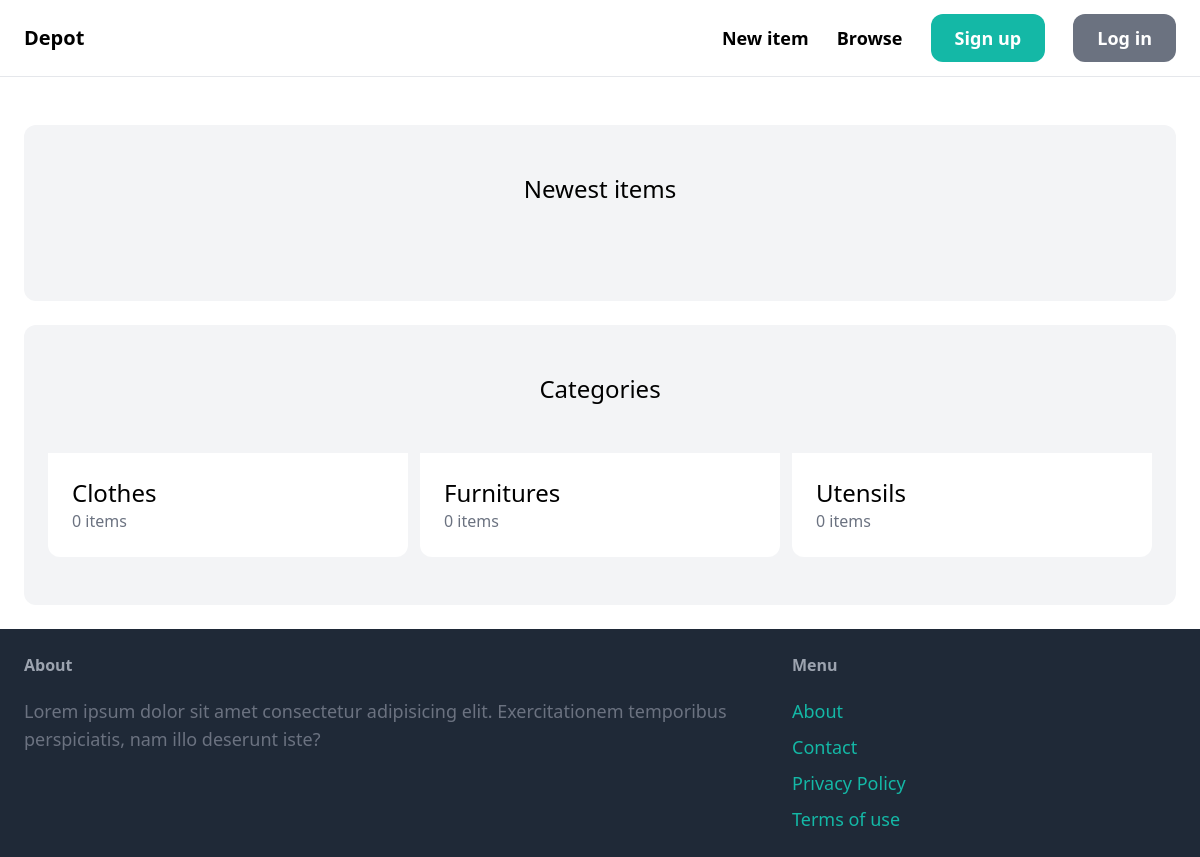
The app's page /, older data.
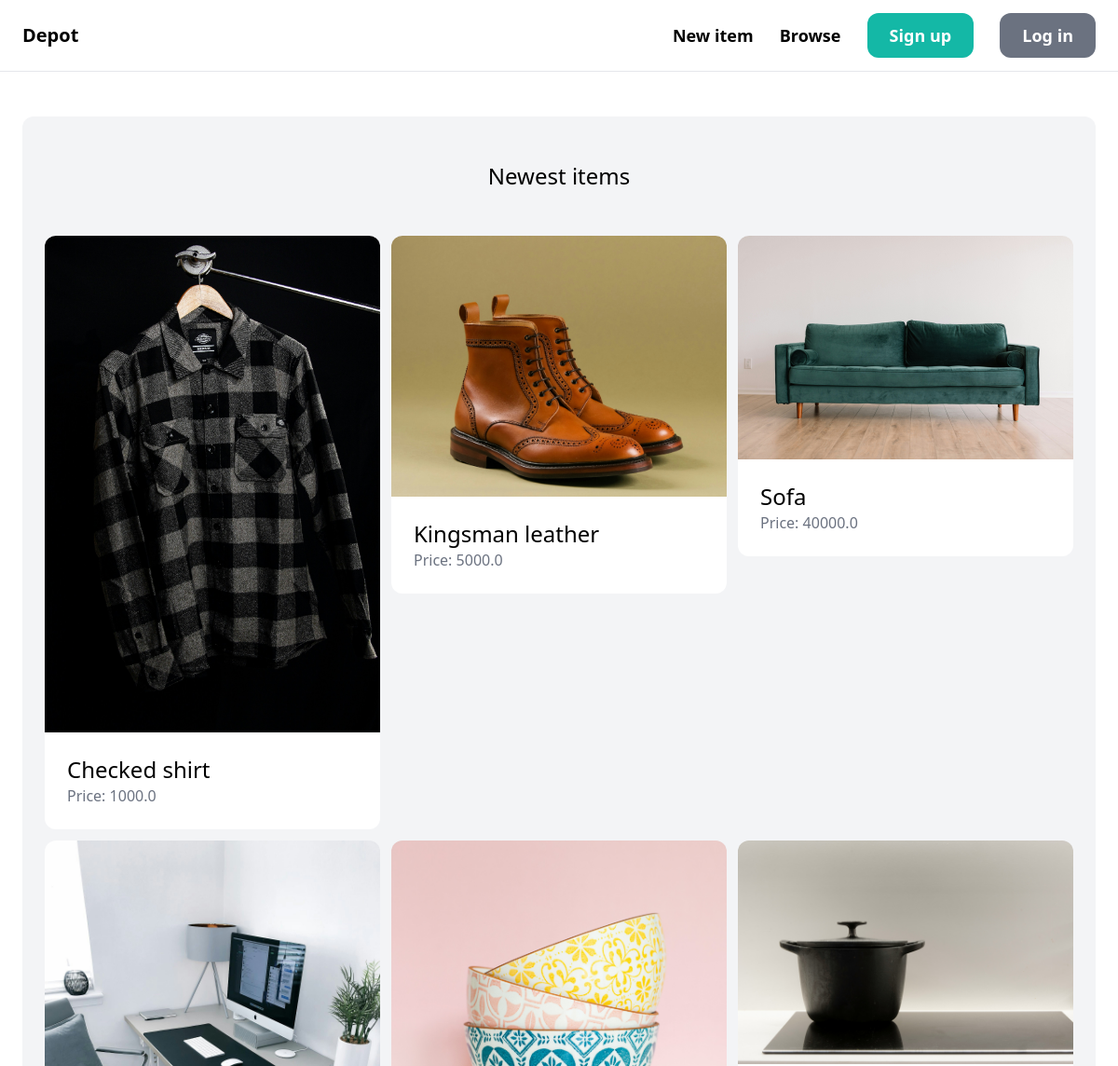
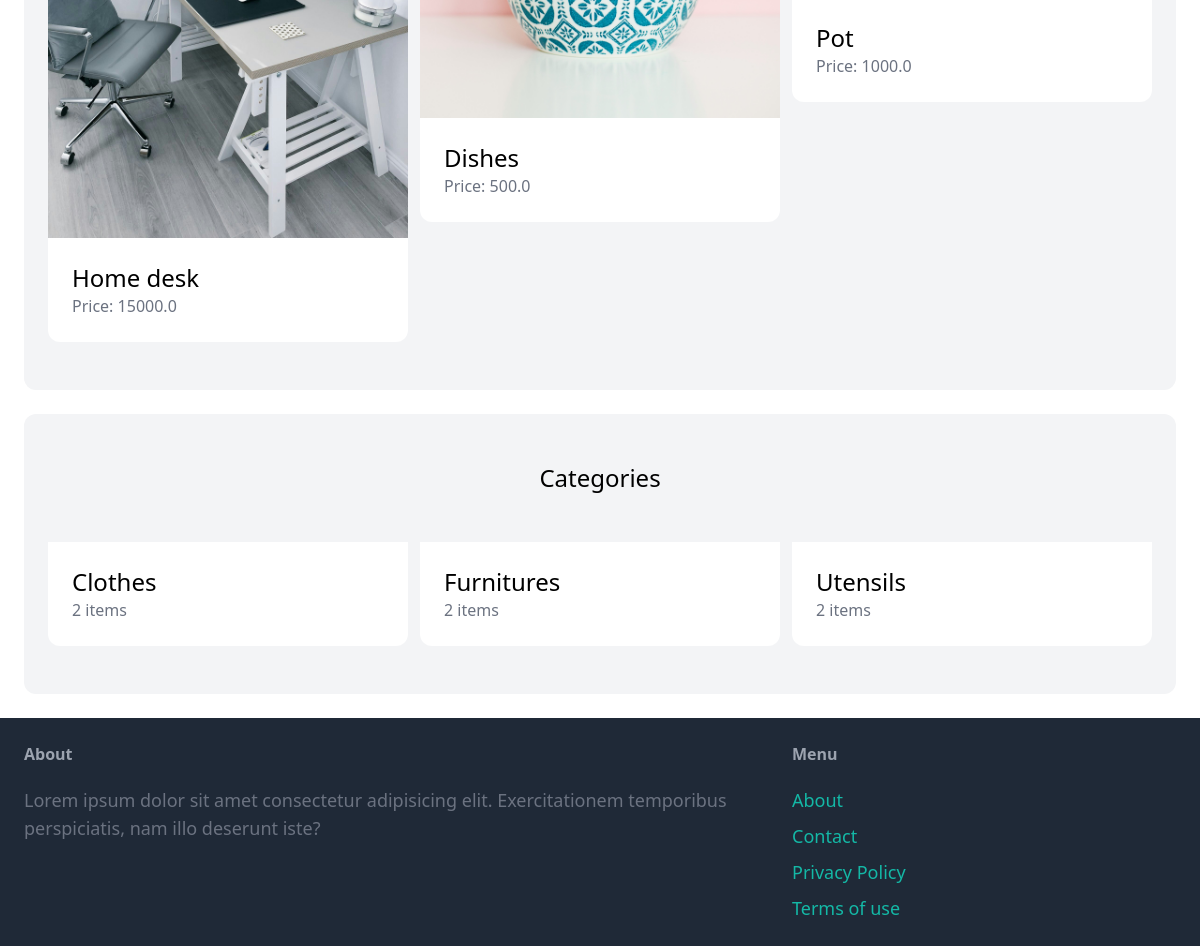
The same page, newer data (2 pictures, top to bottom).
### item/models.py (models this page shows, shortened)
class Category(models.Model):
    name = models.CharField(max_length=255)
    class Meta:
        ordering = ('name',)
        verbose_name_plural = "Categories"

class Item(models.Model):
    category = models.ForeignKey(Category, related_name='items', on_delete=models.CASCADE)
    name = models.CharField(max_length=255)
    description = models.TextField(blank=True, null=True)
    image = models.ImageField(upload_to='item_images', blank=True, null=True)
    price = models.FloatField()
    is_sold = models.BooleanField(default=False)
    created_by = models.ForeignKey(User, related_name='items', on_delete=models.CASCADE)
    created_at = models.DateTimeField(auto_now_add=True)

### core/views.py (the view)
# urls.py: path('', views.index, name='index'),
def index(request):
  items = Item.objects.filter(is_sold=False)[0:6]
  categories = Category.objects.all()
  return render(request, 'core/index.html', {
    'categories': categories,
    'items': items,
  })

### core/templates/core/index.html (shortened to what this page needs)
{% extends 'core/base.html' %}
{% block content %}
  <div class="mt-6 px-6 py-12 bg-gray-100 rounded-xl">
    <h2 class="mb-12 text-2xl text-center">Newest items</h2>
    <div class="grid grid-cols-3 gap-3">
      {% for item in items%}
        <div>
          <a href="{% url 'item:detail' item.id %}">
            <div>
              <img src="{{ item.image.url }}" class="rounded-t-xl">
            </div>
            <div class="p-6 bg-white rounded-b-xl">
              <h2 class="text-2xl">{{ item.name }}</h2>
              <p class="text-gray-500">Price: {{ item.price }}</p>
            </div>
          </a>
        </div>
      {% endfor %}
    </div>
  </div>
  <div class="mt-6 px-6 py-12 bg-gray-100 rounded-xl">
    <h2 class="mb-12 text-2xl text-center">Categories</h2>
    <div class="grid grid-cols-3 gap-3">
      {% for category in categories %}
      <div>
        <a href="">
          <div class="p-6 bg-white rounded-b-xl">
            <h2 class="text-2xl">{{ category.name }}</h2>
            <p class="text-gray-500">{{ category.items.count }} items</p>
          </div>
        </a>
      </div>
      {% endfor %}
    </div>
  </div>
{% endblock %}

### core/templates/core/base.html (shortened to what this page needs)
<!DOCTYPE html>
<html lang="en">
<head>
  <script src="https://cdn.tailwindcss.com"></script>
</head>
<body>
  <nav class="py-6 px-6 flex justify-between items-center border-b border-gray-200">
    <a href="/" class="text-xl font-semibold">Depot</a>
    <div class="space-x-6">
      <a href="{% url 'item:new' %}" class="text-lg font-semibold hover:text-gray-500">New item</a>
      <a href="#" class="text-lg font-semibold hover:text-gray-500">Browse</a>
      {% if request.user.is_authenticated %}
      <a href="" class="px-6 py-3 text-lg font-semibold bg-teal-500 text-white rounded-xl hover:bg-teal-700">Inbox</a>
      <a href="{% url 'dashboard:index' %}" class="px-6 py-3 text-lg font-semibold bg-gray-500 text-white rounded-xl hover:bg-gray-700">Dashboard</a>
      {% else %}
        <a href="{% url 'core:signup' %}" class="px-6 py-3 text-lg font-semibold bg-teal-500 text-white rounded-xl hover:bg-teal-700">Sign up</a>
        <a href="{% url 'core:login' %}" class="px-6 py-3 text-lg font-semibold bg-gray-500 text-white rounded-xl hover:bg-gray-700">Log in</a>
      {% endif %}
    </div>
  </nav>
  <div class="px-6 py-6">
    {% block content %}
    {% endblock %}
  </div>
  <footer class="py-6 px-6 flex justify-between bg-gray-800">
    <div class="w-2/3 pr-10">
      <h3 class="mb-5 font-semibold text-gray-400">About</h3>
      <p class="text-lg text-gray-500">Lorem ipsum dolor sit amet consectetur adipisicing elit. Exercitationem temporibus perspiciatis, nam illo deserunt iste?</p>
    </div>
    <div class="w-1/3">
      <h3 class="mb-5 font-semibold text-gray-400">Menu</h3>
      <ul class="space-y-2">
        <li><a href="#" class="text-lg text-teal-500 hover:text-teal-700">About</a></li>
        <li><a href="{% url 'core:contact' %}" class="text-lg text-teal-500 hover:text-teal-700">Contact</a></li>
        <li><a href="#" class="text-lg text-teal-500 hover:text-teal-700">Privacy Policy</a></li>
        <li><a href="#" class="text-lg text-teal-500 hover:text-teal-700">Terms of use</a></li>
      </ul>
    </div>
  </footer>
</body>
</html>

Row changes from the older to the newer data that the page shows:
added Item: image (picture), name "Checked shirt", price "1000.0"
added Item: image (picture), name "Kingsman leather", price "5000.0"
added Item: image (picture), name "Sofa", price "40000.0"
added Item: image (picture), name "Home desk", price "15000.0"
added Item: image (picture), name "Dishes", price "500.0"
added Item: image (picture), name "Pot", price "1000.0"
computed for Category "Clothes": items.count "0" → "2"
computed for Category "Furnitures": items.count "0" → "2"
computed for Category "Utensils": items.count "0" → "2"
